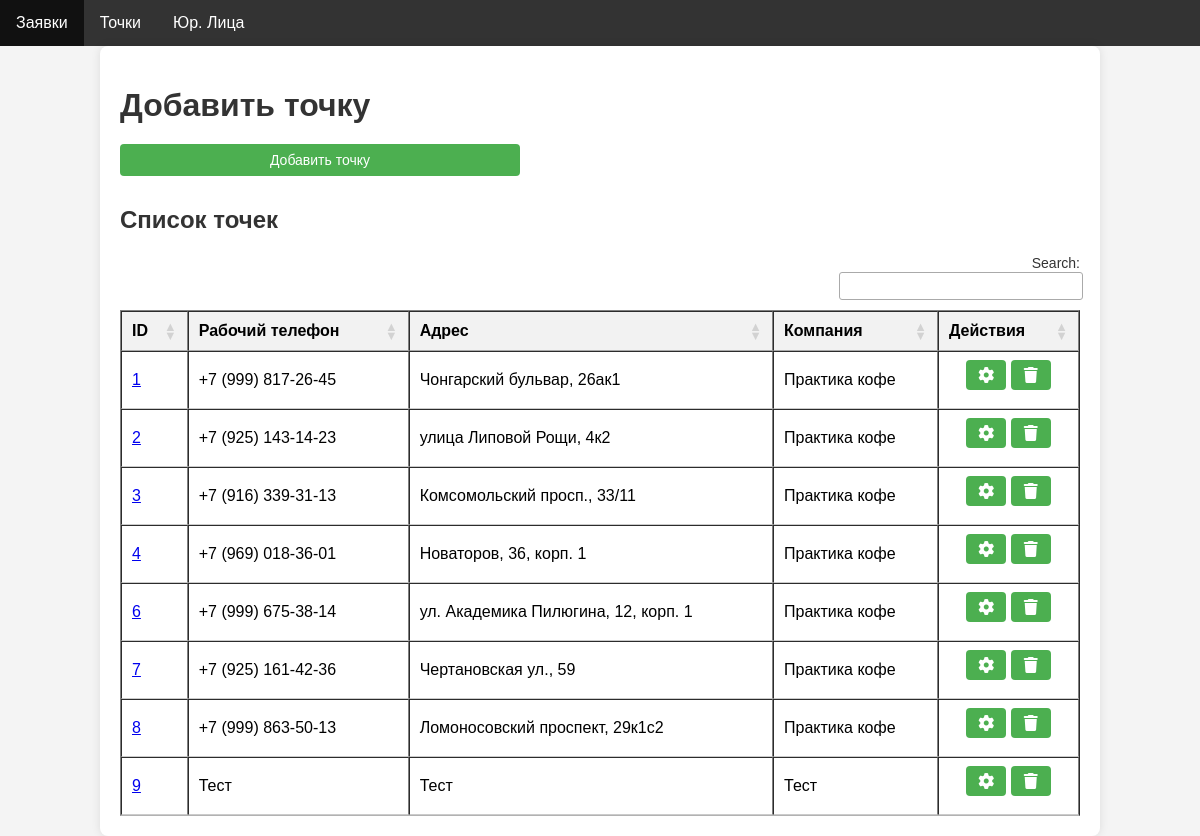
Screenshot of / (signed in) with the database file from the repository.
### db/models/tables.py (models this page shows)
class BaseModel(Model):
    class Meta:
        database = db

class Object(BaseModel):
    id = AutoField(primary_key=True)
    address = CharField()
    login = CharField()
    entity_id = ForeignKeyField(Entity, on_delete='CASCADE')
    phone = CharField()

class Entity(BaseModel):
    id = AutoField(primary_key=True)
    name = CharField()

### web_app/app.py (the view)
@app.route('/')
@login_required
def objects_list():
    objects = Object.select()
    entities = Entity.select()
    return render_template('objects.html', objects=objects, entities=entities)

### web_app/app.py (called while the page is built)
def login_required(f):
    @wraps(f)
    def decorated_function(*args, **kwargs):
        if 'username' not in session:
            flash('Пожалуйста, войдите для доступа к этой странице', 'warning')
            return redirect(url_for('login'))
        return f(*args, **kwargs)
    return decorated_function

### web_app/templates/objects.html (shortened to what this page needs)
{% extends "base.html" %}
{% block content %}
<div class="container">
    <h1>Добавить точку</h1>
    <button class="btn" id="addPointBtn">Добавить точку</button>
    <h2>Список точек</h2>
    <table border="1" id="objects_table">
        <thead>
        <tr>
            <th>ID</th>
            <th>Рабочий телефон</th>
            <th>Адрес</th>
            <th>Компания</th>
            <th>Действия</th>
        </tr>
        </thead>
        <tbody>
        {% for object in objects %}
        <tr data-id="{{ object.id }}">
            <td><a href="{{ url_for('object_orders', object_id=object.id) }}" title="Заявки с этой точки">{{ object.id
                }}</a></td>
            <td>{{ object.phone }}</td>
            <td>{{ object.address }}</td>
            <td>{{ object.entity_id.name }}</td>
            <td>
                <div class="action-buttons">
                    <form action="{{ url_for('update_object', login=object.login) }}" method="get"
                          style="display:inline;">
                        <button class="changeObjectBtn" type="submit">
                            <i class="fas fa-cog"></i>
                        </button>
                        <button class="deleteObjectBtn">
                            <i class="fa fa-trash"></i>
                        </button>
                    </form>
                </div>
            </td>
        </tr>
        {% endfor %}
        </tbody>
    </table>
</div>
{% endblock %}

### web_app/templates/base.html (shortened to what this page needs)
<!DOCTYPE html>
<html lang="en">
<head>
    <link href="{{ url_for('static', filename='css/style.css') }}" rel="stylesheet">
    <link href="https://cdn.datatables.net/1.11.5/css/jquery.dataTables.min.css" rel="stylesheet">
    <link href="https://cdnjs.cloudflare.com/ajax/libs/font-awesome/6.0.0-beta3/css/all.min.css" rel="stylesheet">
</head>
<body>
<ul>
    <li><a href="{{ url_for('orders_list') }}">Заявки</a></li>
    <li><a href="{{ url_for('objects_list') }}">Точки</a></li>
    <li><a href="{{ url_for('entities_list') }}">Юр. Лица</a></li>
</ul>
{% block content %}{% endblock %}
</body>
</html>

### web_app/static/css/style.css (style rules this page uses)
body { font-family: Arial, sans-serif; background-color: #f4f4f4; margin: 0; padding: 0; }
.container { width: 80%; margin: 0 auto; padding: 20px; background-color: #fff; box-shadow: 0 0 10px rgba(0, 0, 0, 0.1); border-radius: 8px; }
h1, h2 { color: #333; margin-bottom: 20px; }
table { width: 100%; border-collapse: collapse; }
th, td { width: auto; padding: 8px; white-space: nowrap; text-align: left; }
th { width: auto; height: auto; background-color: #f2f2f2; font-weight: bold; text-align: center; padding: none; }
form { display: flex; flex-direction: column; }
input, select, button { margin-bottom: 10px; padding: 8px; font-size: 14px; width: 100%; max-width: 400px; border: 1px solid #ddd; border-radius: 4px; }
button { background-color: #4CAF50; color: white; border: none; cursor: pointer; transition: background-color 0.3s, transform 0.2s; border-radius: 4px; }
.action-buttons { display: flex; justify-content: center; align-items: center; }
.small-btn, .deleteEntityBtn, .deleteObjectBtn, .changeObjectBtn { padding: 5px; cursor: pointer; font-size: 14px; width: 40px; height: 30px; align-items: center; justify-content: center; }
.small-btn i, .deleteEntityBtn i, .deleteObjectBtn i, .changeObjectBtn i { font-size: 16px; }
ul { list-style-type: none; margin: 0; padding: 0; overflow: hidden; background-color: #333; }
li { float: left; }
li a { display: block; color: white; text-align: center; padding: 14px 16px; text-decoration: none; transition: background-color 0.3s; }

### rows the page displays
Object: id "1", phone "+7 (999) 817-26-45", address "Чонгарский бульвар, 26ак1", entity_id.name "Практика кофе"
Object: id "2", phone "+7 (925) 143-14-23", address "улица Липовой Рощи, 4к2", entity_id.name "Практика кофе"
Object: id "3", phone "+7 (916) 339-31-13", address "Комсомольский просп., 33/11", entity_id.name "Практика кофе"
Object: id "4", phone "+7 (969) 018-36-01", address "Новаторов, 36, корп. 1", entity_id.name "Практика кофе"
Object: id "6", phone "+7 (999) 675-38-14", address "ул. Академика Пилюгина, 12, корп. 1", entity_id.name "Практика кофе"
Object: id "7", phone "+7 (925) 161-42-36", address "Чертановская ул., 59", entity_id.name "Практика кофе"
Object: id "8", phone "+7 (999) 863-50-13", address "Ломоносовский проспект, 29к1с2", entity_id.name "Практика кофе"
Object: id "9", phone "Тест", address "Тест", entity_id.name "Тест"
